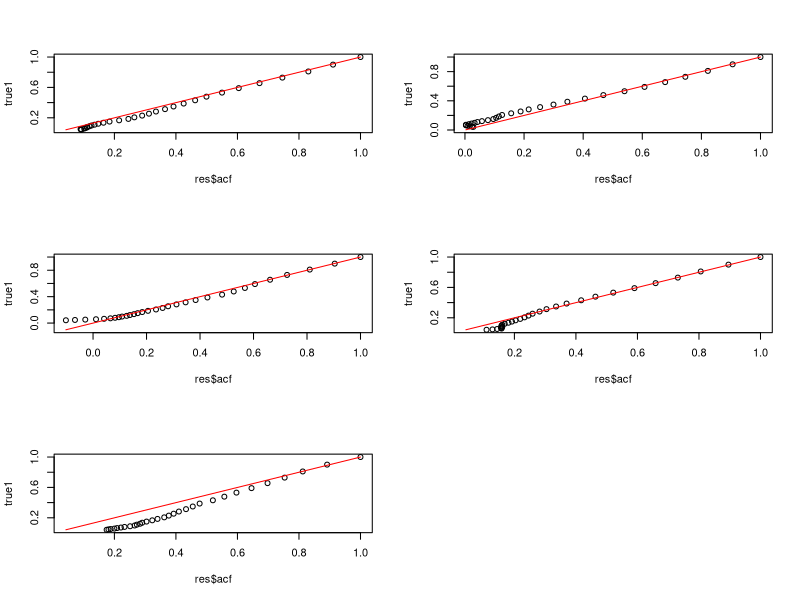

This chart was generated by the following R code: (Note: this script raises an error after producing the figure.)
rm(list=ls())
set.seed(2)

n=1000
nparam=5

#generate spatially correlated covariates 
rho=0.9
aux=outer(X=1:n,Y=1:n,"-")
cor.mat=rho^abs(aux)
sig2=1
sigma.mat=sig2*cor.mat
aux.mat=chol(sigma.mat)
z=rnorm(n*nparam,mean=0,sd=1)
xmat=aux.mat%*%matrix(z,n,nparam); 
colnames(xmat)=paste0('covs',1:nparam)

#check results
par(mfrow=c(3,2))
for (i in 1:nparam){
  res=acf(xmat[,i],plot=F)
  true1=rho^(0:(length(res$acf)-1))
  rango=range(c(res$acf,true1))
  plot(res$acf,true1,xlim=rango,ylim=rango)
  lines(rango,rango,col='red')
}

setwd('U:\\GIT_models\\resist')
write.csv(xmat,'spatially correlated xmat.csv',row.names=F)